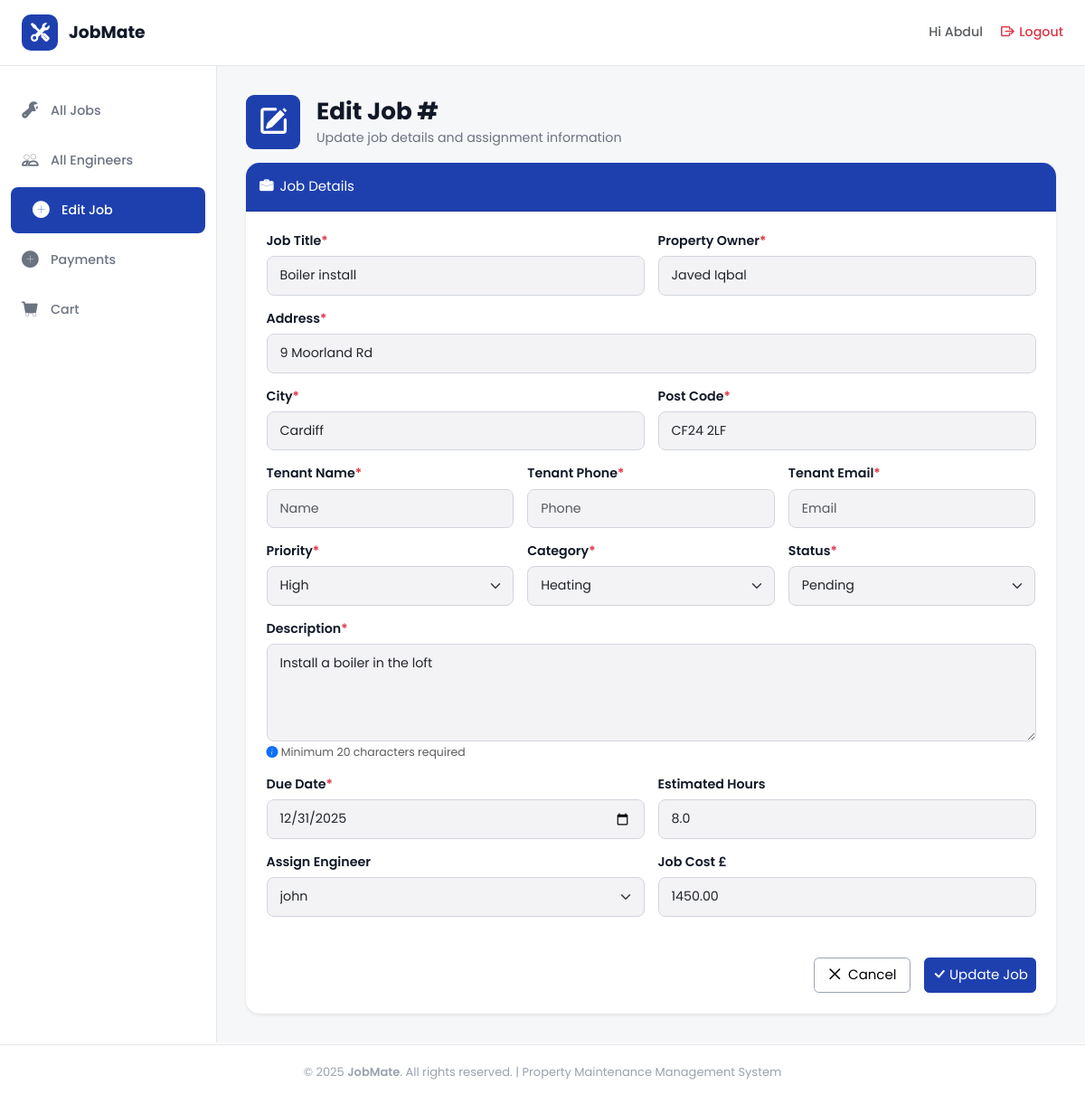
Page /jobs/edit_job/3 (signed in) on the earlier database version.
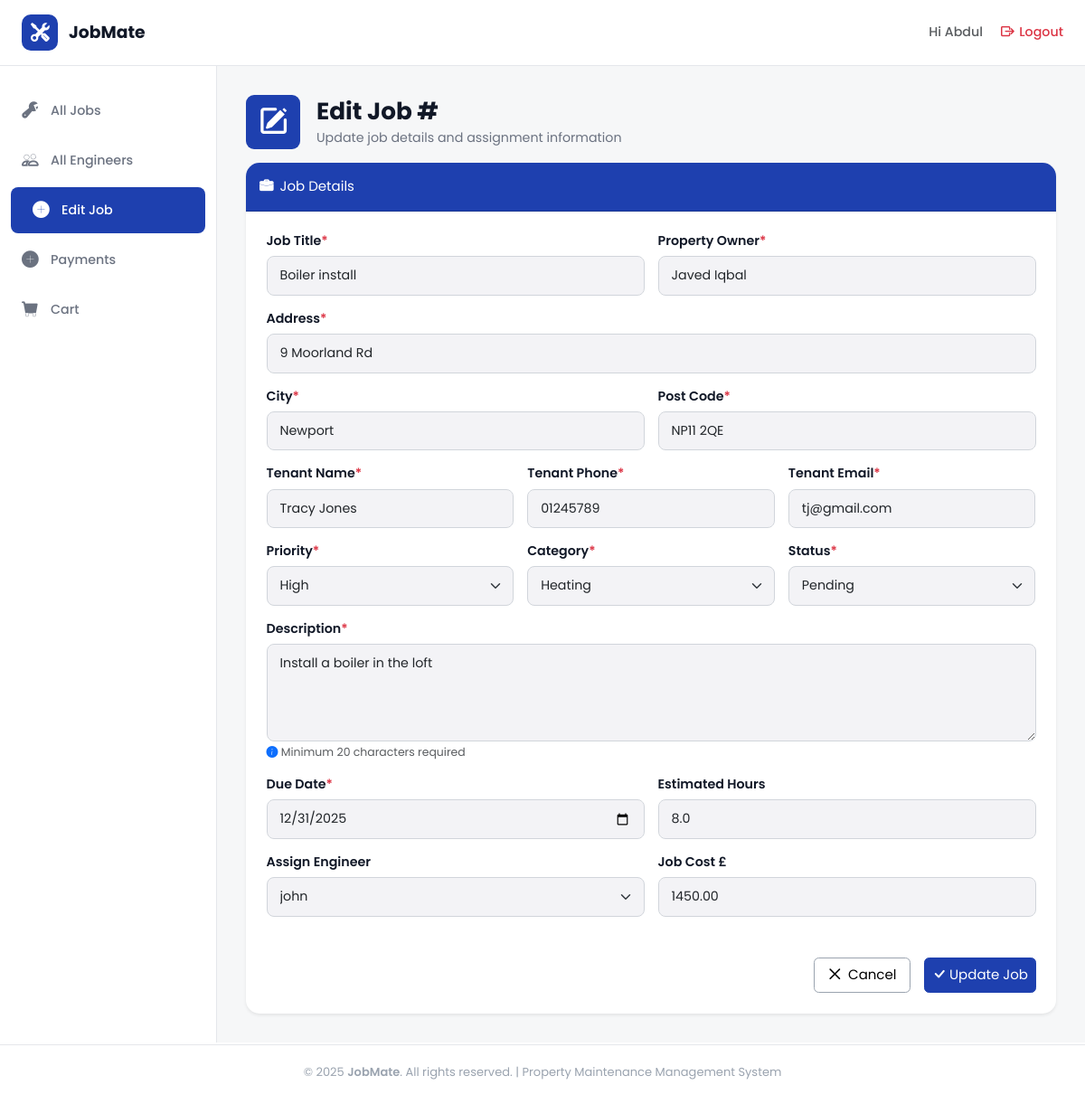
Same page on the later database version.
### jobs/models.py (models this page shows, shortened)
class Job(models.Model):
    PRIORITY_CHOICES = [
        ('high', 'High'),
        ('medium', 'Medium'),
        ('low', 'Low'),
    ]
    CATEGORY_CHOICES = [
        ('plumbing', 'Plumbing'),
        ('heating', 'Heating'),
        ('electrical', 'Electrical'),
    ]
    STATUS_CHOICES = [
        ("pending", "Pending"),
        ("in_progress", "In Progress"),
        ("completed", "Completed"),
        ("cancelled", "Cancelled"),
    ]
    job_title = models.CharField(max_length=100)
    property_owner = models.CharField(max_length=100)
    address = models.CharField(max_length=200)
    city = models.CharField(max_length=100)
    post_code = models.CharField(max_length=20)
    tenant_name = models.CharField(
        max_length=100,
        null=True,
        blank=True
    )
    tenant_phone = models.CharField(
        max_length=20,
        null=True,
        blank=True
    )
    tenant_email = models.EmailField(
        max_length=254,
        null=True,
        blank=True
    )
    priority = models.CharField(
        max_length=20,
        choices=PRIORITY_CHOICES,
        default='medium'
    )
    category = models.CharField(
        max_length=20,
        choices=CATEGORY_CHOICES
    )
    status = models.CharField(
        max_length=20,
        choices=STATUS_CHOICES,
        default="pending"
    )
    description = models.TextField()
    created_at = models.DateTimeField(auto_now_add=True)
    updated_at = models.DateTimeField(auto_now=True)
    due_date = models.DateField()
    estimated_hours = models.DecimalField(
        max_digits=4,
        decimal_places=1,
        null=True,
        blank=True
    )
    job_cost = models.DecimalField(
        max_digits=10,
        decimal_places=2,
        null=True,
        blank=True
    )
    assigned_engineer = models.ForeignKey(
        User,
        on_delete=models.SET_NULL,
        null=True,
        blank=True,
        related_name="assigned_jobs"
    )

### jobs/views.py (the view)
# urls.py: path('edit_job/<int:job_id>', views.edit_job, name='edit_job'),
@login_required
def edit_job(request, job_id):
    user = request.user
    job = Job.objects.get(pk=job_id)
    if request.method == "POST":
        job_edit_form = JobForm(request.POST, instance=job)
        if job_edit_form.is_valid():
            job_edit_form.save()
            messages.success(request, 'Job details was successfully updated!')
            return redirect("jobs:all_jobs")
    else:
        job_edit_form = JobForm(instance=job)
    if user.profile.role == "Admin":
        return render(request, "edit_job.html", {"job_edit_form": job_edit_form})
    return render(request, 'all_jobs.html')

### jobs/templates/edit_job.html (shortened to what this page needs)
{% extends "dashboard_base.html" %}
{% load static %}
{% block content %}
<div class="heading-section">
  <div class="d-flex align-items-center gap-3 mb-3">
    <div class="icon">
      <i class="bi bi-pencil-square"></i>
    </div>
    <div>
      <h1 class="section-title">Edit Job #{{ job.id }}</h1>
      <p class="section-subtitle m-0">
        Update job details and assignment information
      </p>
    </div>
  </div>
</div>
<div class="card shadow-sm border-0 rounded-4">
  <div class="card-header py-3 rounded-top-4">
    <i class="bi bi-briefcase-fill me-2"></i>Job Details
  </div>
  <form class="card-body p-4" method="post">
    <div class="row g-3">
      <div class="col-md-6">
        <label class="form-label">Job Title<span class="text-danger">*</span></label>
        {{job_edit_form.job_title}}
      </div>
      <div class="col-md-6">
        <label class="form-label">Property Owner<span class="text-danger">*</span></label>
        {{job_edit_form.property_owner}}
      </div>
      <div class="col-12">
        <label class="form-label">Address<span class="text-danger">*</span></label>
        {{job_edit_form.address}}
      </div>
      <div class="col-md-6">
        <label class="form-label">City<span class="text-danger">*</span></label>
        {{job_edit_form.city}}
      </div>
      <div class="col-md-6">
        <label class="form-label">Post Code<span class="text-danger">*</span></label>
        {{job_edit_form.post_code}}
      </div>
      <div class="col-md-4">
        <label class="form-label">Tenant Name<span class="text-danger">*</span></label>
        {{ job_edit_form.tenant_name}}
      </div>
      <div class="col-md-4">
        <label class="form-label">Tenant Phone<span class="text-danger">*</span></label>
        {{ job_edit_form.tenant_phone}}
      </div>
      <div class="col-md-4">
        <label class="form-label">Tenant Email<span class="text-danger">*</span></label>
        {{ job_edit_form.tenant_email}}
      </div>
      <div class="col-md-4">
        <label class="form-label">Priority<span class="text-danger">*</span></label>
        {{ job_edit_form.priority }}
      </div>
      <div class="col-md-4">
        <label class="form-label">Category<span class="text-danger">*</span></label>
        {{ job_edit_form.category }}
      </div>
      <div class="col-md-4">
        <label class="form-label">Status<span class="text-danger">*</span></label>
        {{ job_edit_form.status }}
      </div>
      <div class="col-12">
        <label class="form-label">Description<span class="text-danger">*</span></label>
        {{ job_edit_form.description }}</textarea>
        <small class="text-muted mt-1 d-block">
          <i class="bi bi-info-circle-fill text-primary me-1"></i>Minimum 20 characters required
        </small>
      </div>
      <div class="col-md-6">
        <label class="form-label">Due Date<span class="text-danger">*</span></label>
        {{ job_edit_form.due_date }}
      </div>
      <div class="col-md-6">
        <label class="form-label">Estimated Hours</label>
        {{ job_edit_form.estimated_hours }}
      </div>
      <div class="col-md-6">
        <label class="form-label">Assign Engineer</label>
        {{ job_edit_form.assigned_engineer }}
      </div>
      <div class="col-md-6">
        <label class="form-label">Job Cost £</label>
        {{ job_edit_form.job_cost }}
      </div>
    </div>
    <div class="d-flex justify-content-end align-items-center mt-5 gap-3">
      <a href="{% url 'jobs:all_jobs' %}" class="btn btn-light p-2 px-3">
        <i class="bi bi-x-lg me-2"></i>Cancel
      </a>
      <button type="submit" class="btn btn-primary p-2">
        <span>
          <i class="bi bi-check-lg"></i>
        </span>
        <span>Update Job</span>
      </button>
    </div>
  </form>
</div>
{% endblock %}

Differences in the rows shown:
changed Job "Boiler install": city "Cardiff" → "Newport"; post_code "CF24 2LF" → "NP11 2QE"; tenant_name (not shown) → "Tracy Jones"; tenant_phone (not shown) → "01245789"; tenant_email (not shown) → "tj@gmail.com"
